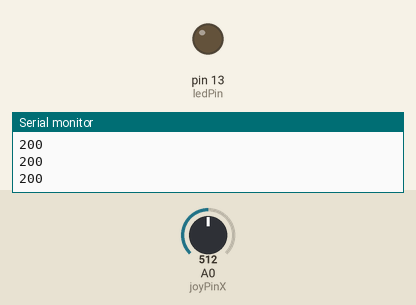
This sketch was run on a simulated Arduino Uno, built with avr-gcc and run on an emulated ATmega328P. On the bench: output pins drawn as LEDs (lit = HIGH), the last lines printed to the serial monitor. Inputs (shaded band) come from the test bench; at power-on: A0 (joyPinX) = 512.

Above: at 1.2 s.
1.3 s: A0 (joyPinX) set to 620
4.3 s: A0 (joyPinX) set to 646
At 4.9 s:
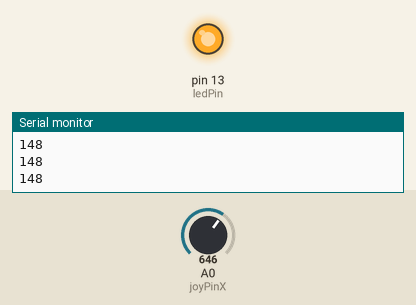
5.9 s: A0 (joyPinX) set to 834
8.9 s: A0 (joyPinX) set to 859
Timing chart, 0 to 13.8 s (numbered marks = the images above; inputs shaded):
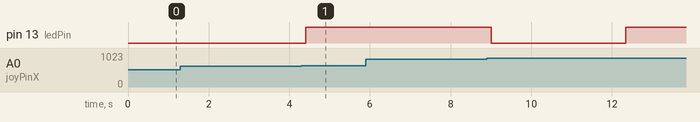

The sketch:

exercise4.ino
```cpp
 #include "Filters.h"

 int ledPin = 13;
 int joyPinX = 0;                 // slider variable connecetd to analog pin 0
 int joyPinY = 1;                 // slider variable connecetd to analog pin 1
 int valueX = 0;
 int valueY = 0;
 int brightness = 0;
 int fadeAmount = 5;

 void setup() {
  pinMode(ledPin, OUTPUT);              // initializes digital pins 0 to 7 as outputs
  Serial.begin(9600);
 }

void loop() {

 valueX = analogRead(joyPinX);            // reads the value of the potentiometer (value between 0 and 1023)
 valueX = map(valueX, 512, 1023, 200, 0);     // scale it to use it with the servo (value between 0 and 180)
 analogWrite(ledPin, brightness);

  // change the brightness for next time through the loop:
  brightness = brightness + fadeAmount;

  // reverse the direction of the fading at the ends of the fade:
  if (brightness <= 0 || brightness >= 255) {
    fadeAmount = -fadeAmount;
  }

  if (202 < valueX && valueX < 213){
    delay(30);
  } else{
    Serial.println(valueX);
    delay(valueX);
  }


}
```

FilterDerivative.cpp
```cpp
#include "FilterDerivative.h"
#include "Arduino.h"

float FilterDerivative::input( float inVal ) {
  long thisUS = micros();
  float dt = 1e-6*float(thisUS - LastUS);   // cast to float here, for math
  LastUS = thisUS;                          // update this now

  Derivative = (inVal-LastInput) / dt;

  LastInput = inVal;
  return output();
}

float FilterDerivative::output() { return Derivative; }

void testFilterDerivative() {
  FilterDerivative der;

  while(true) {
    float t = 1e-6 * float( micros() );
    float value = 100*sin(TWO_PI*t);

    der.input(value);

    Serial.print( "\n" );
    Serial.print( value ); Serial.print( "\t");
    Serial.print( der.output() );

    delay(10);
  }
}
```

FilterDerivative.h
```cpp
#ifndef FilterDerivative_h
#define FilterDerivative_h

// returns the derivative
struct FilterDerivative {
  long LastUS;
  float LastInput;

  float Derivative;

  float input( float inVal );

  float output();
};

void testFilterDerivative();

#endif
```

FilterOnePole.cpp
```cpp
#include "FilterOnePole.h"
#include "FloatDefine.h"

FilterOnePole::FilterOnePole( FILTER_TYPE ft, float fc, float initialValue ) {
  setFilter( ft, fc, initialValue );
}

void FilterOnePole::setFilter( FILTER_TYPE ft, float fc, float initialValue ) {
  FT = ft;
  setFrequency( fc );

  Y = initialValue;
  Ylast = initialValue;
  X = initialValue;

  LastUS = micros();
}

float FilterOnePole::input( float inVal ) {
  long time = micros();
  ElapsedUS = float(time - LastUS);   // cast to float here, for math
  LastUS = time;                      // update this now

  // shift the data values
  Ylast = Y;
  X = inVal;                          // this is now the most recent input value

  // filter value is controlled by a parameter called X
  // tau is set by the user in microseconds, but must be converted to samples here
  TauSamps = TauUS / ElapsedUS;

  float ampFactor;
#ifdef ARM_FLOAT
  ampFactor = expf( -1.0 / TauSamps );     // this is 1 if called quickly
#else
  ampFactor = exp( -1.0 / TauSamps );      // this is 1 if called quickly
#endif

  Y = (1.0-ampFactor)*X + ampFactor*Ylast;     // set the new value

  return output();
}

void FilterOnePole::setFrequency( float newFrequency ) {
  setTau( 1.0/(TWO_PI*newFrequency ) ); // τ=1/ω
}

void FilterOnePole::setTau( float newTau ) {
  TauUS = newTau * 1e6;
}

float FilterOnePole::output() {
    // figure out which button to read
  switch (FT) {
    case LOWPASS:
      // return the last value
      return Y;
      break;
    case INTEGRATOR:
      // using a lowpass, but normaize
      return Y * (TauUS/1.0e6);
      break;
    case HIGHPASS:
      // highpass is the _difference_
      return X-Y;
      break;
    case DIFFERENTIATOR:
      // like a highpass, but normalize
      return (X-Y)/(TauUS/1.0e6);
      break;
    default:
      // should never get to here, return 0 just in case
      return 0;
  }
}

void FilterOnePole::print() {
  Serial.println("");
  Serial.print(" Y: ");        Serial.print( Y );
  Serial.print(" Ylast: ");      Serial.print( Ylast );
  Serial.print(" X ");         Serial.print( X );
  Serial.print(" ElapsedUS ");  Serial.print( ElapsedUS );
  Serial.print(" TauSamps: ");  Serial.print( TauSamps );
  //Serial.print(" ampFactor " );       Serial.print( ampFactor );
  Serial.print(" TauUS: ");     Serial.print( TauUS );
  Serial.println("");
}

void FilterOnePole::test() {
  float tau = 10;
  float updateInterval = 1;
  float nextupdateTime = millis()*1e-3;

  float inputValue = 0;
  FilterOnePole hp( HIGHPASS, tau, inputValue );
  FilterOnePole lp( LOWPASS, tau, inputValue );

  while( true ) {
    float now = millis()*1e-3;

    // switch input values on a 20 second cycle
    if( round(now/20.0)-(now/20.0) < 0 )
    inputValue = 0;
    else
    inputValue = 100;

    hp.input(inputValue);
    lp.input(inputValue);

    if( now > nextupdateTime ) {
      nextupdateTime += updateInterval;

      Serial.print("inputValue: "); Serial.print( inputValue );
      Serial.print("\t high-passed: "); Serial.print( hp.output() );
      Serial.print("\t low-passed: "); Serial.print( lp.output() );
      Serial.println();
    }
  }
}

void FilterOnePole::setToNewValue( float newVal ) {
  Y = Ylast = X = newVal;
}


// stuff for filter2 (lowpass only)
// should be able to set a separate fall time as well
FilterOnePoleCascade::FilterOnePoleCascade( float riseTime, float initialValue ) {
  setRiseTime( riseTime );
  setToNewValue( initialValue );
}

void FilterOnePoleCascade::setRiseTime( float riseTime ) {
  float tauScale = 3.36;      // found emperically, by running test();

  Pole1.setTau( riseTime / tauScale );
  Pole2.setTau( riseTime / tauScale );
}

float FilterOnePoleCascade::input( float inVal  ) {
  Pole2.input( Pole1.input( inVal ));
  return output();
}

// clears out the values in the filter
void FilterOnePoleCascade::setToNewValue( float newVal ) {
  Pole1.setToNewValue( newVal );
  Pole2.setToNewValue( newVal );
}

float FilterOnePoleCascade::output() {
  return Pole2.output();
}

void FilterOnePoleCascade::test() {
  // make a filter, how fast does it run:

  float rise = 1.0;
  FilterOnePoleCascade myFilter( rise );

  // first, test the filter speed ...
  long nLoops = 1000;

  Serial.print( "testing filter with a rise time of ");
  Serial.print( rise ); Serial.print( "s" );

  Serial.print( "\n running filter speed loop ... ");

  float startTime, stopTime;

  startTime = millis()*1e-3;
  for( long i=0; i<nLoops; ++i ) {
    myFilter.input( PI );   // use pi, so it will actually do a full calculation
  }
  stopTime = millis()*1e-3;

  Serial.print( "done, filter runs at " );
  Serial.print( float(nLoops) / (stopTime - startTime) );
  Serial.print( " hz " );
  Serial.print( "\n filter value: " ); Serial.print( myFilter.output() );

  myFilter.setToNewValue( 0.0 );
  Serial.print( "\n after reset to 0: "); Serial.print( myFilter.output() );

  Serial.print( "\n testing rise time (10% to 90%) ...");

  bool crossedTenPercent = false;
  while( myFilter.output() < 0.9 ) {
    myFilter.input( 1.0 );
    if( myFilter.output() > 0.1 && !crossedTenPercent ) {
      // filter first crossed the 10% point
      startTime = millis()*1e-3;
      crossedTenPercent = true;
    }
  }
  stopTime = millis()*1e-3;

  Serial.print( "done, rise time: " ); Serial.print( stopTime-startTime );

  Serial.print( "testing attenuation at f = 1/risetime" );

  myFilter.setToNewValue( 0.0 );

  float maxVal = 0;
  float valWasOutputThisCycle = true;

  float lastFilterVal = 0;

  while( true ) {
    float now = 1e-3*millis();

    float currentFilterVal = myFilter.input( sin( TWO_PI*now) );

    if( currentFilterVal < 0.0 ) {
      if( !valWasOutputThisCycle ) {
        // just crossed below zero, output the max
        Serial.print( maxVal*100 ); Serial.print( " %\n" );
        valWasOutputThisCycle = true;
      }

    }

  }


}
```

FilterOnePole.h
```cpp
#ifndef FilterOnePole_h
#define FilterOnePole_h

#include <Arduino.h>

enum FILTER_TYPE {
  HIGHPASS,
  LOWPASS,
  INTEGRATOR,
  DIFFERENTIATOR
};

// the recursive filter class implements a recursive filter (low / pass / highpass
// note that this must be updated in a loop, using the most recent acquired values and the time acquired
//   Y = a0*X + a1*Xm1
//              + b1*Ylast
struct FilterOnePole {
  FILTER_TYPE FT;
  float TauUS;       // decay constant of the filter, in US
  float TauSamps;    // tau, measued in samples (this changes, depending on how long between input()s

  // filter values - these are public, but should not be set externally
  float Y;       // most recent output value (gets computed on update)
  float Ylast;   // prevous output value

  float X;      // most recent input value

  // elapsed times are kept in long, and will wrap every
  // 35 mins, 47 seconds ... however, the wrap does not matter,
  // because the delta will still be correct (always positive and small)
  float ElapsedUS;   // time since last update
  long LastUS;       // last time measured

  FilterOnePole( FILTER_TYPE ft=LOWPASS, float fc=1.0, float initialValue=0 );

  // sets or resets the parameters and state of the filter
  void setFilter( FILTER_TYPE ft, float tauS, float initialValue );

  void setFrequency( float newFrequency );

  void setTau( float newTau );

  float input( float inVal );

  float output();

  void print();

  void test();

  void setToNewValue( float newVal );  // resets the filter to a new value
};

// two pole filter, these are very useful
struct FilterOnePoleCascade {

  FilterOnePole Pole1;
  FilterOnePole Pole2;

  FilterOnePoleCascade( float riseTime=1.0, float initialValue=0 );  // rise time to step function, 10% to 90%

  // rise time is 10% to 90%, for a step input
  void setRiseTime( float riseTime );

  void setToNewValue( float newVal );

  float input( float inVal );

  float output();

  void test();
};


#endif
```

FilterTwoPole.cpp
```cpp
#include "FilterTwoPole.h"

#ifdef ARDUINO_SAM_DUE
#define ARM_FLOAT
#endif

// The driven, damped harmonic oscillator equation is:
// http://en.wikipedia.org/wiki/Harmonic_oscillator)
//
//    a + 2*ζ*ω0*v + ω0²*x = F(t)/m
//
// where the quality factor is related to the damping factor by
//
//    Q = ½ζ
//
// It is useful to normalize the force to the spring constant,
// so a force of F will result in the oscillator resting at a position x=F
// The allows the oscillator to be used as a lowpass filter,
// where the position X functions as the output voltage V.
// Setting a=v=0, and solving for m, gives
//
//    m = 1/w0
//
// and the final equation is
//
//    a + 2*ζ*ω0*v + ω0²*x = ω0²*F(t)
//
// for determining the energy, you must know the effective spring constant, which is
// found from the equation (for undampened, where w0 = w)
//
//    w0² = k/m
//    w0 = k
//
// this makes the energy
//
//   E = 0.5*k*x² + 0.5*m*v²
//     = 0.5*w0*x² + 0.5*v²/w0
//
//
// Filter types (such as Bessel or Butterworth) are defined by
// specific quality factors ... the quality factor also defines a
// relationship between f0 (the undamped resonance frequency)
// and the -3 dB frequency of the filter
//
// For a Butterworth filter, these values are
// (see figures 8.26 and 8.32 Bessel)
// (See Analog Devices note AN-649)
// http://www.analog.com/static/imported-files/application_notes/447952852AN-649_0.pdf
// http://www.analog.com/library/analogDialogue/archives/43-09/EDCh%208%20filter.pdf)
//
// Butterworth
//	F_0=1
// 	F_(-3dB)=1
// 	Q=1/√2
//
// Bessel
//	F_0=1.2754
//	F_(-3dB)=1
//	Q=1/√3
//
// (note – ramp time for a Bessel filter is about 1/(2F_0 ) )


FilterTwoPole::FilterTwoPole( float frequency0, float qualityFactor, float xInit ) {
  X = xInit;              // start it some arbitrary position
  Vprev = 0;              // initially stopped
  IsHighpass = false;     // by default, a normal oscillator

  setQ( qualityFactor );
  setFrequency0( frequency0 );

  LastTimeUS = micros();
}

void FilterTwoPole::setQ( float qualityFactor ) {
  // zero will result in divide by zero, upper value keeps it stable
  qualityFactor = constrain( qualityFactor, 1e-3, 1e3 );

  Q = qualityFactor;
}

void FilterTwoPole::setFrequency0( float f ) {
  W0 = TWO_PI*abs(f);
}

void FilterTwoPole::setAsFilter( OSCILLATOR_TYPE ft, float frequency3db, float initialValue ) {
  // if this is a highpass filter, set to invert the transfer function on the output
  //if( ft == HIGHPASS_BESSEL || ft == HIGHPASS_BUTTERWORTH ) {
  //  IsHighpass = true;
  //}
  //else {
    IsHighpass = false;
  //}

  X = initialValue;

  if( ft == LOWPASS_BESSEL ) {
    setFrequency0( frequency3db * 1.28 );
    setQ( 0.5774 );
  }
  //else if( ft == HIGHPASS_BESSEL ) {
  //  setFrequency0( frequency3db * 1.28 );
  //  setQ( 0.5774 );
  //}

  else if( ft == LOWPASS_BUTTERWORTH ) {
    // set as butterworth
    setFrequency0( frequency3db );
    setQ( 0.7071 );
  }
  //else if( ft == HIGHPASS_BUTTERWORTH ) {
    // set as butterworth
  //  setFrequency0( frequency3db );
  //  setQ( 0.7071 );
  //}


}

float FilterTwoPole::input( float drive ) {
  Fprev = drive;                      // needed when using filter as a highpass

  long now = micros();                      // get current time
  float dt = 1e-6*float(now - LastTimeUS);  // find dt
  LastTimeUS = now;                         // save the last time

  // constrain the dt
  // if input has not been called frequently enough
  // the velocity and position can fly off to extremly high values
  // ... constraining the dt effectively "pauses" the motion during delays in updating
  // note this will result in an incorrect answer, but if dt is too large
  // the answer will be incorrect, regardless.
  dt = constrain( dt, 0, 1.0/W0 );

  float A = sq(W0)*drive - W0/Q*Vprev - sq(W0)*X; // *** compute acceleration
  float V = Vprev + A * dt;                       // step velocity
  Vavg = .5*(V+Vprev);
  X += Vavg * dt;                                 // step position, using average V to reduce error
                                                  // (trapezoidal integration)

  Vprev = V;                                      // save the last V

  // normally, this returns output
  // use it here to figure out how to return highpass

  //return Q/W0*Vavg;
  return output();
}

float FilterTwoPole::output() {
  //  if( IsHighpass )
  //    return Fprev-X-Q/W0*Vavg;   // this is almost correct ...
  //  else
    return X;          // the filtered value (position of oscillator)
}

// as a measure for the energy of the oscillator, returns the maxium amplitude
float FilterTwoPole::getMaxAmp() {
  // first, calculate the energy
  // E = 0.5*w0*x² + 0.5*v²/w0

  float E = 0.5 * W0 * sq(X) + 0.5 * sq(Vprev) / W0;

  // calculate use this to calculate max amplitude
  // E = 0.5*w0*x²
  // x = sqrt(2*E/w0)
#ifdef ARM_FLOAT
  return sqrtf(2.0*E/W0);
#else
  return sqrt(2.0*E/W0);
#endif
}

void FilterTwoPole::print() {
  Serial.print(" X: ");        Serial.print( X );
  Serial.print(" Vprev: ");    Serial.print( Vprev );
  Serial.println("");
}

void FilterTwoPole::test() {
  float updateInterval = .1;
  float nextupdateTime = 1e-6*float(micros());

  float inputValue = 0;
  FilterTwoPole osc( 0.2, 4, 0);

  while( true ) {
    float now = 1e-6*float(micros());

    // switch input values on a 20 second cycle
    if( round(now/50.0)-(now/50.0) < 0 )
      inputValue = 100;
    else
      inputValue = 150;

    osc.input(inputValue);

    analogWrite(10,osc.output() ); // hardcoded the dial pin

    if( now > nextupdateTime ) {
      nextupdateTime += updateInterval;

      Serial.print("inputValue: "); Serial.print( inputValue );
      Serial.print("\t output: "); Serial.print( osc.output() );
      Serial.println();
    }
  }
}
```

FilterTwoPole.h
```cpp
#ifndef FilterTwoPole_h
#define FilterTwoPole_h
#include <Arduino.h>
#define ATTODUINO

enum OSCILLATOR_TYPE {
  LOWPASS_BESSEL,
  //HIGHPASS_BESSEL,
  LOWPASS_BUTTERWORTH,
  //HIGHPASS_BUTTERWORTH,
};

// implements a driven harmonic oscillator, which can be used as a filter
// mass is normalized to unity (does not appear explicity in the equations),
// and the driving force is writtin in units of spring constant, so a static force
// of X will cause the oscillator come to rest at X
//
// The oscillator parameters are
//   W0 (undampened resonant frequency) ... the user sets this in Hz (as F0)
//   Q  (quality factor)
//
// In addition, the ocillator can be configured as a (two-pole) lowpass or high filter,
// since these circuits are directly analogous to harmonic oscillators.

// note that the two-pole lowpass Bessel, the rise time (for a step) and
// and impulse response width are approx tau/2.0, or 1/(2*w0):
//  a tau = 1 is w0 (and wc) of TWO_PI
//  this has a rise time / impulse response of about 0.4
// (i.e., the intergration time is about 0.4 * tau)

struct FilterTwoPole {

  //OSCILLATOR_TYPE FT;
  float X;        // position
  float Vprev;    // previously computed velocity
  float Vavg;     // average of the last two calculated velocities
  float Fprev;    // previous driving force (not frequency!)

  float Q;        // quality factor, must be > 0
  float W0;       // undamped resonance frequency

  bool IsHighpass;  // false for normal output, true will make a lowpass into a highpass

  long LastTimeUS;  // last time measured

  FilterTwoPole( float frequency0 = 1, float qualityFactor = 1, float xInit = 0);

  void setQ( float qualityFactor );

  void setFrequency0( float f );

  void setAsFilter( OSCILLATOR_TYPE ft, float frequency3db, float initialValue=0 );

  float input( float drive = 0 );

  float output();

  // as a measure for the energy of the oscillator, returns the maxium amplitude
  float getMaxAmp();

  void print();

  void test();

};


#endif
```

Filters.h
```cpp
// (licence header left out)
#ifndef Filters_h
#define Filters_h

#include "FilterOnePole.h"
#include "FilterTwoPole.h"
#include "FilterDerivative.h"
#include "RunningStatistics.h"

#endif
```

FloatDefine.h
```cpp
#ifndef FloatDefine_h
#define FloatDefine_h


#endif
```

Source omitted: RunningStatistics.cpp (2221 bytes), RunningStatistics.h (696 bytes)

Measured:
- the behaviour switches between 634 and 635 on A0 (joyPinX) (found by bisection; images 0 and 1)
